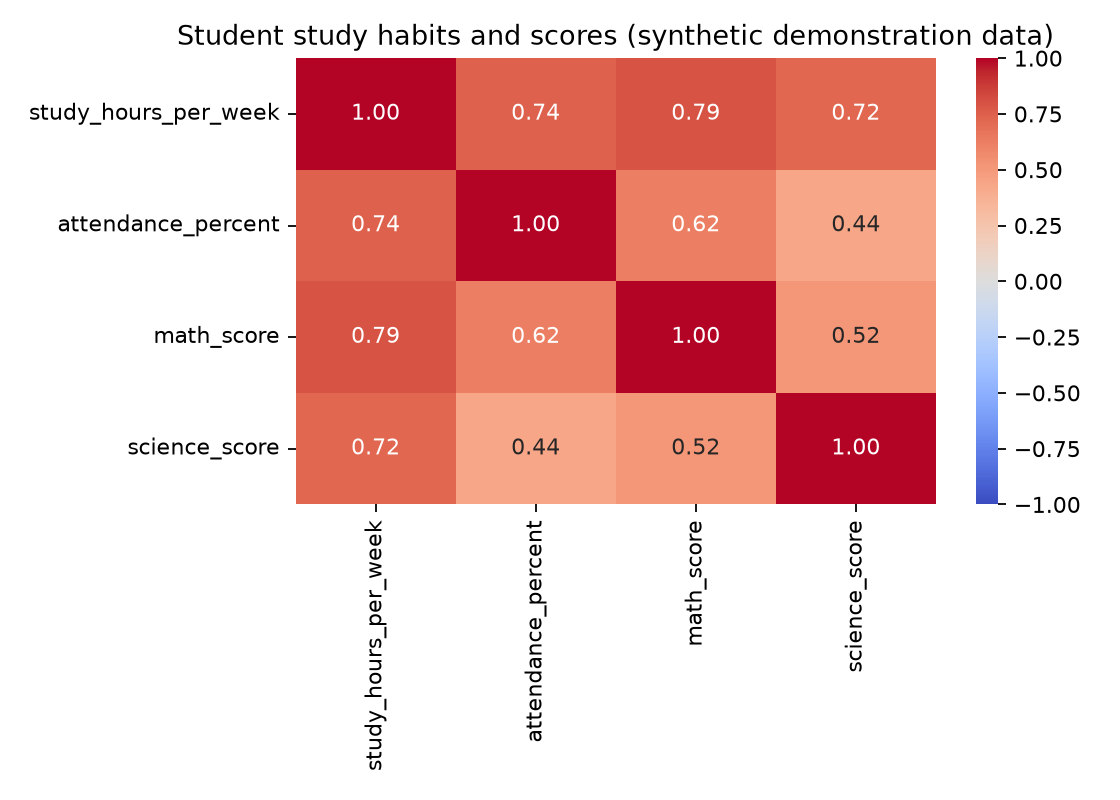

Generate this figure with Python:
"""Task 6: Correlation heatmap for a small synthetic student-score dataset."""
from pathlib import Path
import numpy as np
import pandas as pd
import matplotlib.pyplot as plt
import seaborn as sns

HERE = Path(__file__).resolve().parent
OUT = HERE / "outputs"

def main():
    rng = np.random.default_rng(8)
    study = rng.integers(1, 11, 40)
    df = pd.DataFrame({
        "study_hours_per_week": study,
        "attendance_percent": np.clip(55 + study * 4 + rng.normal(0, 9, 40), 40, 100).round(1),
        "math_score": np.clip(35 + study * 5 + rng.normal(0, 10, 40), 0, 100).round(1),
        "science_score": np.clip(40 + study * 4 + rng.normal(0, 12, 40), 0, 100).round(1),
    })
    corr = df.corr(numeric_only=True)
    print("Correlation matrix (values range from -1 to +1):")
    print(corr.round(2).to_string())
    OUT.mkdir(exist_ok=True)
    df.to_csv(OUT / "student_scores_demo.csv", index=False)
    plt.figure(figsize=(7, 5))
    sns.heatmap(corr, annot=True, cmap="coolwarm", center=0, vmin=-1, vmax=1, fmt=".2f")
    plt.title("Student study habits and scores (synthetic demonstration data)")
    plt.tight_layout()
    plt.savefig(OUT / "correlation_heatmap.png", dpi=160)
    print(f"Saved heatmap and demonstration CSV in {OUT}")

if __name__ == "__main__":
    main()
